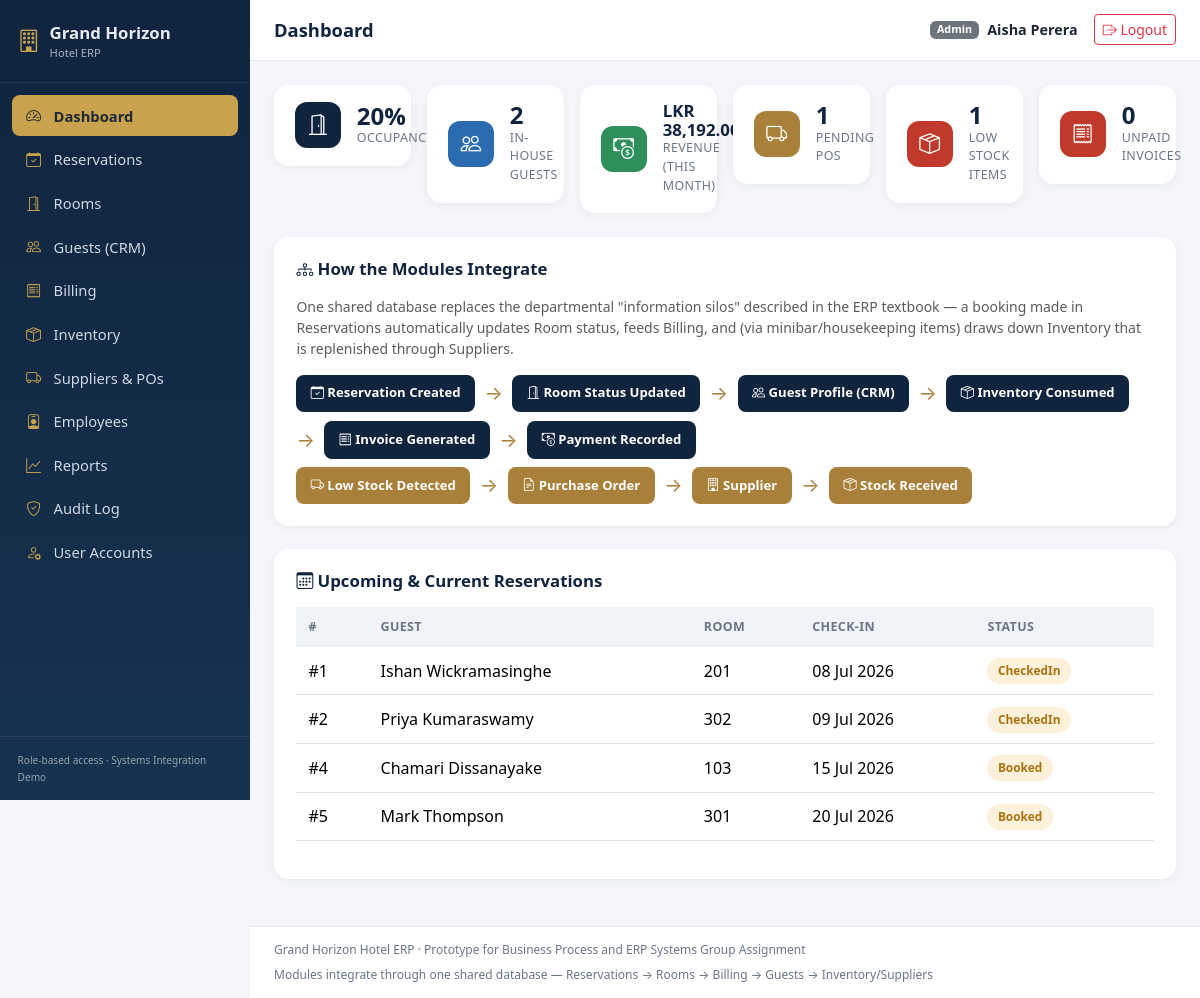
/dashboard.php (signed in), run on the app's committed database.
### tables this page shows
CREATE TABLE Reservations (
    ReservationID  INT AUTO_INCREMENT PRIMARY KEY,
    GuestID        INT NOT NULL,
    RoomID         INT NOT NULL,
    CheckInDate    DATE NOT NULL,
    CheckOutDate   DATE NOT NULL,
    ActualCheckIn  DATETIME NULL,
    ActualCheckOut DATETIME NULL,
    NumGuests      INT NOT NULL DEFAULT 1,
    Status         ENUM('Booked','CheckedIn','CheckedOut','Cancelled') NOT NULL DEFAULT 'Booked',
    CreatedBy      INT NULL,
    CreatedAt      DATETIME NOT NULL DEFAULT CURRENT_TIMESTAMP,
    FOREIGN KEY (GuestID) REFERENCES Guests(GuestID),
    FOREIGN KEY (RoomID) REFERENCES Rooms(RoomID),
    FOREIGN KEY (CreatedBy) REFERENCES Users(UserID)
);

CREATE TABLE Guests (
    GuestID      INT AUTO_INCREMENT PRIMARY KEY,
    FullName     VARCHAR(100) NOT NULL,
    Email        VARCHAR(120) NULL,
    Phone        VARCHAR(30) NULL,
    Address      VARCHAR(255) NULL,
    IDNumber     VARCHAR(50) NULL,
    LoyaltyTier  ENUM('Standard','Silver','Gold','Platinum') NOT NULL DEFAULT 'Standard',
    CreatedAt    DATETIME NOT NULL DEFAULT CURRENT_TIMESTAMP
);

CREATE TABLE Rooms (
    RoomID       INT AUTO_INCREMENT PRIMARY KEY,
    RoomNumber   VARCHAR(10) NOT NULL UNIQUE,
    RoomTypeID   INT NOT NULL,
    Floor        INT NOT NULL DEFAULT 1,
    Status       ENUM('Available','Occupied','Maintenance','Cleaning') NOT NULL DEFAULT 'Available',
    Notes        VARCHAR(255) NULL,
    FOREIGN KEY (RoomTypeID) REFERENCES RoomTypes(RoomTypeID)
);

### includes/functions.php (called while the page is built, shortened)
<?php
function e(?string $value): string
{
    return htmlspecialchars($value ?? '', ENT_QUOTES, 'UTF-8');
}
function formatMoney(?float $amount): string
{
    return 'LKR ' . number_format((float) $amount, 2);
}
function formatDate(?string $date): string
{
    return date('d M Y', strtotime($date));
}

### dashboard.php (the view, shortened to what this page needs)
<?php
require_once __DIR__ . '/includes/auth.php';
$totalRooms = (int) $pdo->query('SELECT COUNT(*) c FROM Rooms')->fetch()['c'];
$occupiedRooms = (int) $pdo->query("SELECT COUNT(*) c FROM Rooms WHERE Status = 'Occupied'")->fetch()['c'];
$occupancyRate = $totalRooms > 0 ? round($occupiedRooms / $totalRooms * 100) : 0;
$inHouseGuests = (int) $pdo->query("SELECT COUNT(*) c FROM Reservations WHERE Status = 'CheckedIn'")->fetch()['c'];
$driver = $pdo->getAttribute(PDO::ATTR_DRIVER_NAME);
if ($driver === 'sqlsrv') {
    $monthRevenue = (float) $pdo->query(
        "SELECT COALESCE(SUM(Amount),0) s FROM Payments WHERE DATEPART(month, PaymentDate) = DATEPART(month, GETDATE()) AND DATEPART(year, PaymentDate) = DATEPART(year, GETDATE())"
    )->fetch()['s'];
} else {
    $monthRevenue = (float) $pdo->query(
        "SELECT COALESCE(SUM(Amount),0) s FROM Payments WHERE MONTH(PaymentDate) = MONTH(NOW()) AND YEAR(PaymentDate) = YEAR(NOW())"
    )->fetch()['s'];
}
$pendingPOs = (int) $pdo->query("SELECT COUNT(*) c FROM PurchaseOrders WHERE Status = 'Pending'")->fetch()['c'];
$lowStockItems = (int) $pdo->query('SELECT COUNT(*) c FROM InventoryItems WHERE QuantityOnHand < ReorderLevel')->fetch()['c'];
$unpaidInvoices = (int) $pdo->query("SELECT COUNT(*) c FROM Invoices WHERE Status IN ('Unpaid','Partial')")->fetch()['c'];
$arrivals = $pdo->query(
    "SELECT r.ReservationID, g.FullName, rm.RoomNumber, r.CheckInDate, r.Status
     FROM Reservations r
     JOIN Guests g ON g.GuestID = r.GuestID
     JOIN Rooms rm ON rm.RoomID = r.RoomID
     WHERE r.Status IN ('Booked','CheckedIn')
     ORDER BY r.CheckInDate ASC"
)->fetchAll();
require __DIR__ . '/includes/header.php';
?>
<div class="row g-3 mb-4">
  <div class="col-6 col-lg-4 col-xl-2">
    <div class="kpi-card">
      <div class="kpi-icon bg-icon-navy"><i class="bi bi-door-open"></i></div>
      <div>
        <div class="kpi-value"><?= $occupancyRate ?>%</div>
        <div class="kpi-label">Occupancy</div>
      </div>
    </div>
  </div>
  <div class="col-6 col-lg-4 col-xl-2">
    <div class="kpi-card">
      <div class="kpi-icon bg-icon-blue"><i class="bi bi-people"></i></div>
      <div>
        <div class="kpi-value"><?= $inHouseGuests ?></div>
        <div class="kpi-label">In-House Guests</div>
      </div>
    </div>
  </div>
  <div class="col-6 col-lg-4 col-xl-2">
    <div class="kpi-card">
      <div class="kpi-icon bg-icon-green"><i class="bi bi-cash-coin"></i></div>
      <div>
        <div class="kpi-value" style="font-size:1.05rem;"><?= formatMoney($monthRevenue) ?></div>
        <div class="kpi-label">Revenue (This Month)</div>
      </div>
    </div>
  </div>
  <div class="col-6 col-lg-4 col-xl-2">
    <div class="kpi-card">
      <div class="kpi-icon bg-icon-gold"><i class="bi bi-truck"></i></div>
      <div>
        <div class="kpi-value"><?= $pendingPOs ?></div>
        <div class="kpi-label">Pending POs</div>
      </div>
    </div>
  </div>
  <div class="col-6 col-lg-4 col-xl-2">
    <div class="kpi-card">
      <div class="kpi-icon bg-icon-red"><i class="bi bi-box-seam"></i></div>
      <div>
        <div class="kpi-value"><?= $lowStockItems ?></div>
        <div class="kpi-label">Low Stock Items</div>
      </div>
    </div>
  </div>
  <div class="col-6 col-lg-4 col-xl-2">
    <div class="kpi-card">
      <div class="kpi-icon bg-icon-red"><i class="bi bi-receipt"></i></div>
      <div>
        <div class="kpi-value"><?= $unpaidInvoices ?></div>
        <div class="kpi-label">Unpaid Invoices</div>
      </div>
    </div>
  </div>
</div>
<div class="section-card">
  <h2><i class="bi bi-diagram-3"></i> How the Modules Integrate</h2>
  <p class="text-muted small">One shared database replaces the departmental "information silos" described in the ERP textbook — a booking made in Reservations automatically updates Room status, feeds Billing, and (via minibar/housekeeping items) draws down Inventory that is replenished through Suppliers.</p>
  <div class="workflow-diagram">
    <span class="workflow-step"><i class="bi bi-calendar-check"></i> Reservation Created</span>
    <span class="workflow-arrow">&rarr;</span>
    <span class="workflow-step"><i class="bi bi-door-open"></i> Room Status Updated</span>
    <span class="workflow-arrow">&rarr;</span>
    <span class="workflow-step"><i class="bi bi-people"></i> Guest Profile (CRM)</span>
    <span class="workflow-arrow">&rarr;</span>
    <span class="workflow-step"><i class="bi bi-box-seam"></i> Inventory Consumed</span>
    <span class="workflow-arrow">&rarr;</span>
    <span class="workflow-step"><i class="bi bi-receipt"></i> Invoice Generated</span>
    <span class="workflow-arrow">&rarr;</span>
    <span class="workflow-step"><i class="bi bi-cash-coin"></i> Payment Recorded</span>
  </div>
  <div class="workflow-diagram mt-2">
    <span class="workflow-step" style="background:var(--brand-gold-dark)"><i class="bi bi-truck"></i> Low Stock Detected</span>
    <span class="workflow-arrow">&rarr;</span>
    <span class="workflow-step" style="background:var(--brand-gold-dark)"><i class="bi bi-file-earmark-text"></i> Purchase Order</span>
    <span class="workflow-arrow">&rarr;</span>
    <span class="workflow-step" style="background:var(--brand-gold-dark)"><i class="bi bi-building"></i> Supplier</span>
    <span class="workflow-arrow">&rarr;</span>
    <span class="workflow-step" style="background:var(--brand-gold-dark)"><i class="bi bi-box-seam"></i> Stock Received</span>
  </div>
</div>
<div class="section-card">
  <h2><i class="bi bi-calendar3"></i> Upcoming &amp; Current Reservations</h2>
  <div class="table-responsive">
    <table class="table erp-table align-middle">
      <thead><tr><th>#</th><th>Guest</th><th>Room</th><th>Check-in</th><th>Status</th></tr></thead>
      <tbody>
        <?php foreach ($arrivals as $a): ?>
          <tr>
            <td>#<?= (int) $a['ReservationID'] ?></td>
            <td><?= e($a['FullName']) ?></td>
            <td><?= e($a['RoomNumber']) ?></td>
            <td><?= formatDate($a['CheckInDate']) ?></td>
            <td><span class="status-pill status-<?= e($a['Status']) ?>"><?= e($a['Status']) ?></span></td>
          </tr>
        <?php endforeach; ?>
      </tbody>
    </table>
  </div>
</div>
<?php require __DIR__ . '/includes/footer.php'; ?>

### data on the page
reservations: ReservationID "1", GuestID.FullName "Ishan Wickramasinghe", RoomID.RoomNumber "201", CheckInDate "08 Jul 2026", Status "CheckedIn"
reservations: ReservationID "2", GuestID.FullName "Priya Kumaraswamy", RoomID.RoomNumber "302", CheckInDate "09 Jul 2026", Status "CheckedIn"
reservations: ReservationID "4", GuestID.FullName "Chamari Dissanayake", RoomID.RoomNumber "103", CheckInDate "15 Jul 2026", Status "Booked"
reservations: ReservationID "5", GuestID.FullName "Mark Thompson", RoomID.RoomNumber "301", CheckInDate "20 Jul 2026", Status "Booked"

### other printed values
$item['label'] "Dashboard"
$item['label'] "Reservations"
$item['label'] "Rooms"
$item['label'] "Guests (CRM)"
$item['label'] "Billing"
$item['label'] "Inventory"
$item['label'] "Suppliers & POs"
$item['label'] "Employees"
$item['label'] "Reports"
$item['label'] "Audit Log"
$item['label'] "User Accounts"
$pageTitle "Dashboard"
$user['role'] "Admin"
$user['name'] "Aisha Perera"
$occupancyRate "20"
